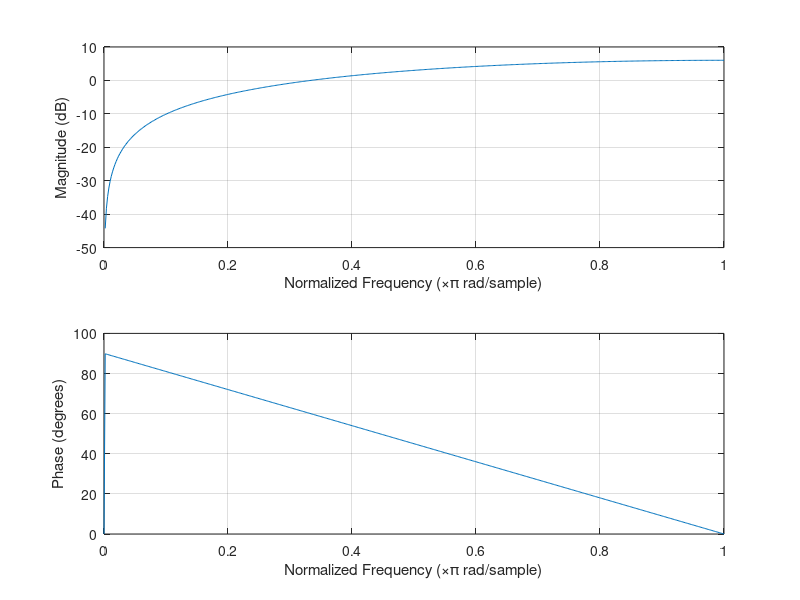
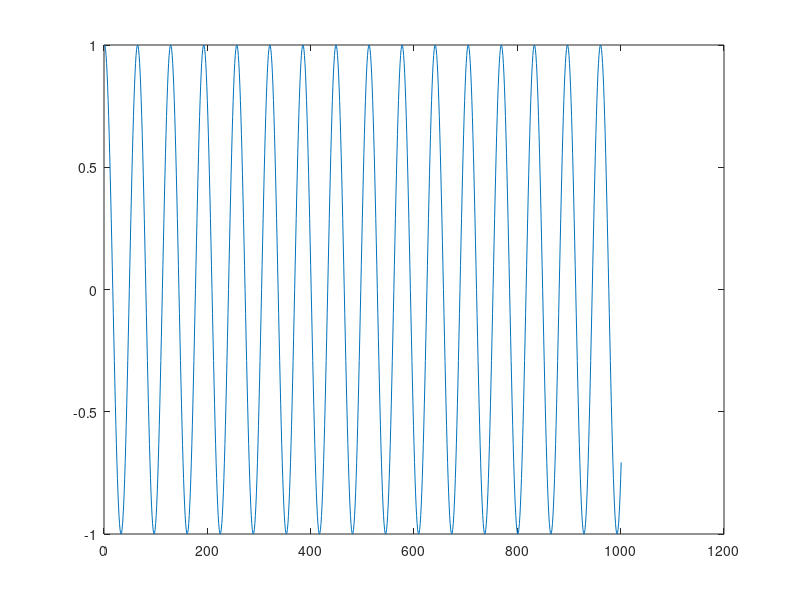
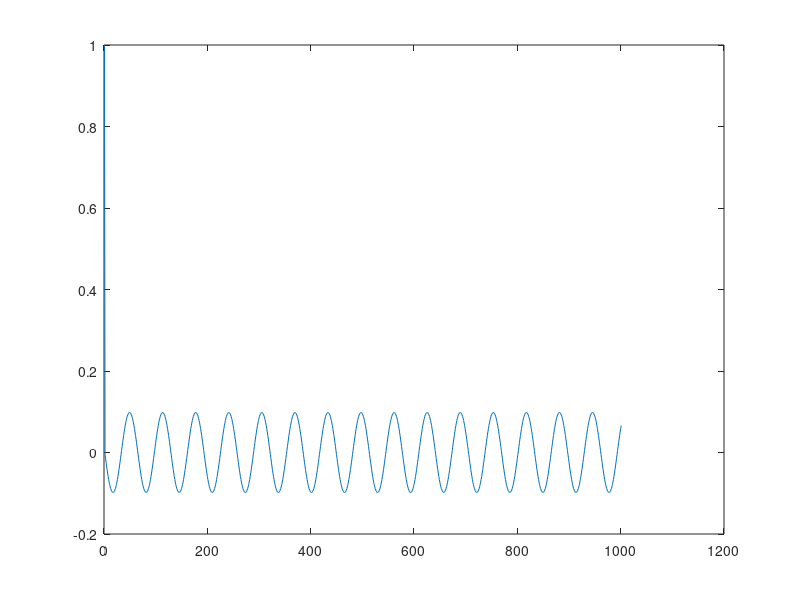

Recreate these plots in MATLAB, in order. (Note: this script raises an error after producing the figures.)
close all
clear
freqz([1 -1],1);
n = 0:1000;
x = cos(pi/32*n);

y = filter([1 -1],1,x);
figure;
plot(x);
figure;
plot(y);

img = imread('photo.jpg');
figure
imagesc(img);colormap gray

dy = filter([1 -1], 1, img);
%imshow(uint8(abs(y)))
figure
%subplot(121);imagesc(img);colormap gray
imagesc(dy);colormap gray

dx = filter([1 -1], 1, img')';
%imshow(uint8(abs(y))')
figure
%subplot(121);imagesc(img);colormap gray
imagesc(dx);colormap gray

N = 5;
h = ones(2*N+1,2*N+1) / (2*N+1)^2;
y = filter2(h,img);
figure
imshow(y/max(y(:)));

